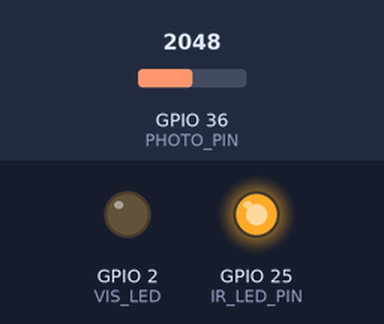
Simulated run of this sketch. Board: ESP32. Shown: output pins drawn as LEDs (lit = HIGH). Inputs (shaded band) come from the test bench; at power-on: GPIO 36 (PHOTO_PIN) = 2048 (analog values on the 0–4095 scale). Nothing arrives over Bluetooth unless stated; a phone connects over Bluetooth LE 3 s after start; what the sketch prints to the serial monitor is not drawn.

Above: at 1.2 s.
Timing chart, 0 to 2.7 s (numbered marks = the images above):
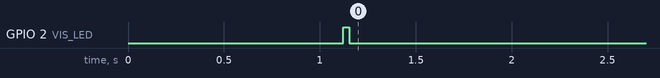

The sketch:

firmware.ino
```cpp
/*
 * Bio Pupil Morse - ESP32 Firmware
 * IR LED + phototransistor detects pupil dilation for Morse input
 * BLE transmits pupil-encoded messages
 */

#include <BLEDevice.h>
#include <BLEServer.h>
#include <BLE2902.h>

#define IR_LED_PIN 25
#define PHOTO_PIN 36
#define VIS_LED 2
#define SAMPLE_RATE 100
#define BLINK_THRESH_MS 150
#define DOT_MAX_MS 400
#define DASH_MAX_MS 1000
#define CHAR_GAP_MS 1500
#define WORD_GAP_MS 3000
#define SERVICE_UUID "bb223344-5566-7788-9900-aabbccddeef0"
#define CHAR_UUID    "bb223344-5566-7788-9900-aabbccddeef1"

BLECharacteristic* pChar = NULL;
bool bleConn = false;

float pupilBaseline = 0;
float pupilSize = 0;
float dilationRatio = 0;
bool eyeClosed = false;
unsigned long closeStart = 0;
unsigned long openStart = 0;
String morseBuffer = "";
String message = "";
int blinkCount = 0;

const char* morseTable[] = {
  ".-","-...","-.-.","-..",".","..-.","--.","....","..",".---",
  "-.-",".-..","--","-.","---",".--.","--.-",".-.","...","-",
  "..-","...-",".--","-..-","-.--","--.."
};

class BLECB : public BLEServerCallbacks {
  void onConnect(BLEServer* s) { bleConn = true; }
  void onDisconnect(BLEServer* s) { bleConn = false; }
};

void calibratePupil() {
  Serial.println("Calibrating pupil sensor...");
  digitalWrite(IR_LED_PIN, HIGH);
  delay(100);
  long sum = 0;
  for (int i = 0; i < 100; i++) {
    sum += analogRead(PHOTO_PIN);
    delay(10);
  }
  pupilBaseline = sum / 100.0;
  Serial.printf("Pupil baseline: %.0f\n", pupilBaseline);
}

float readPupil() {
  int raw = analogRead(PHOTO_PIN);
  float smoothed = pupilSize * 0.7 + raw * 0.3;
  pupilSize = smoothed;
  dilationRatio = (pupilBaseline > 0) ? smoothed / pupilBaseline : 1.0;
  return smoothed;
}

bool detectBlink(float reading) {
  static bool wasClosed = false;
  bool closed = reading < pupilBaseline * 0.5;

  if (closed && !wasClosed) {
    closeStart = millis();
    wasClosed = true;
    return false;
  } else if (!closed && wasClosed) {
    wasClosed = false;
    openStart = millis();
    return true;
  }
  return false;
}

char decodeMorse(String code) {
  for (int i = 0; i < 26; i++) {
    if (code == morseTable[i]) return 'A' + i;
  }
  return '?';
}

void processBlink(unsigned long duration) {
  if (duration < BLINK_THRESH_MS) return; // noise
  blinkCount++;

  if (duration < DOT_MAX_MS) {
    morseBuffer += ".";
    Serial.printf("Blink: DOT (%lu ms)\n", duration);
  } else if (duration < DASH_MAX_MS) {
    morseBuffer += "-";
    Serial.printf("Blink: DASH (%lu ms)\n", duration);
  } else {
    Serial.printf("Blink: LONG (%lu ms) - ignored\n", duration);
  }
}

void checkGaps() {
  unsigned long sinceOpen = millis() - openStart;

  if (morseBuffer.length() > 0 && sinceOpen > CHAR_GAP_MS) {
    char decoded = decodeMorse(morseBuffer);
    message += decoded;
    Serial.printf("Decoded: %c (from %s) | Message: %s\n",
      decoded, morseBuffer.c_str(), message.c_str());

    if (bleConn) {
      char buf[128];
      snprintf(buf, sizeof(buf), "{\"char\":\"%c\",\"morse\":\"%s\",\"msg\":\"%s\",\"blinks\":%d}",
        decoded, morseBuffer.c_str(), message.c_str(), blinkCount);
      pChar->setValue(buf);
      pChar->notify();
    }
    morseBuffer = "";
  }

  if (sinceOpen > WORD_GAP_MS && message.length() > 0 &&
      message.charAt(message.length() - 1) != ' ') {
    message += " ";
  }
}

void setup() {
  Serial.begin(115200);
  Serial.println("Pupil Morse starting...");
  pinMode(IR_LED_PIN, OUTPUT);
  pinMode(PHOTO_PIN, INPUT);
  pinMode(VIS_LED, OUTPUT);
  analogReadResolution(12);

  calibratePupil();

  BLEDevice::init("PupilMorse");
  BLEServer* srv = BLEDevice::createServer();
  srv->setCallbacks(new BLECB());
  BLEService* svc = srv->createService(SERVICE_UUID);
  pChar = svc->createCharacteristic(CHAR_UUID,
    BLECharacteristic::PROPERTY_READ | BLECharacteristic::PROPERTY_NOTIFY);
  pChar->addDescriptor(new BLE2902());
  svc->start();
  BLEDevice::getAdvertising()->start();
}

void loop() {
  float reading = readPupil();
  bool blinked = detectBlink(reading);

  if (blinked) {
    unsigned long dur = openStart - closeStart;
    processBlink(dur);
    digitalWrite(VIS_LED, HIGH);
    delay(30);
    digitalWrite(VIS_LED, LOW);
  }

  checkGaps();

  if (Serial.available()) {
    char c = Serial.read();
    if (c == 'c') calibratePupil();
    if (c == 'r') { message = ""; morseBuffer = ""; blinkCount = 0; }
  }

  delay(1000 / SAMPLE_RATE);
}
```

Measured:
- by itself, GPIO 2 (VIS_LED): LOW → HIGH at 1.1 s, → LOW 0.03 s later
